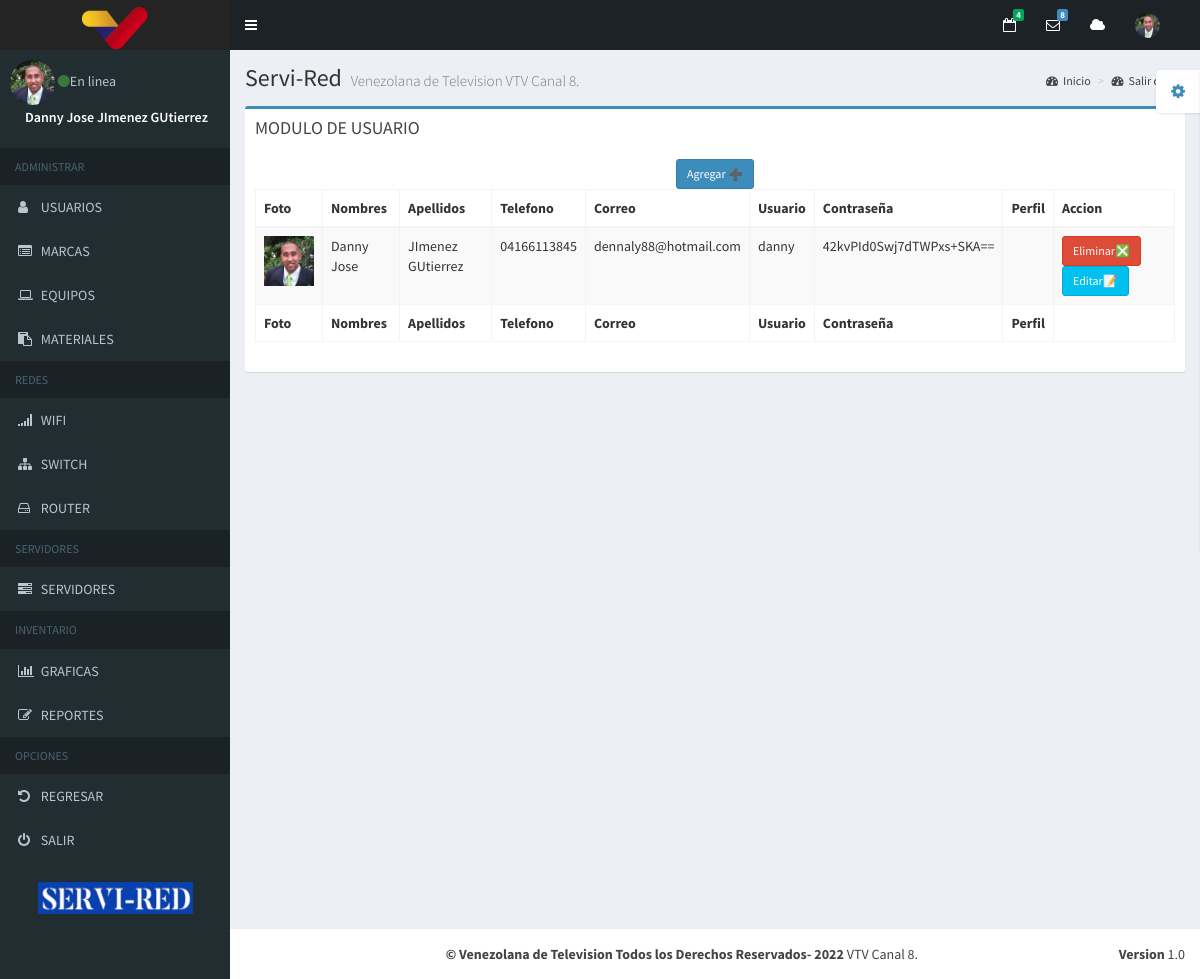
Page /administrador/usuario-general.php (signed in) on the committed database.
### tables this page shows
CREATE TABLE `usuarios` (
  `id` int NOT NULL,
  `nombres` varchar(80) NOT NULL,
  `apellidos` varchar(80) NOT NULL,
  `telefono` varchar(80) NOT NULL,
  `corre` varchar(80) NOT NULL,
  `usuario` varchar(80) NOT NULL,
  `contraseña` varchar(200) NOT NULL,
  `imagen` varchar(80) NOT NULL,
  `id_rol` int NOT NULL
);

### administrador/principal-general.php (the view, shortened to what this page needs)
<?php
    include "sql/conexion.php";
?>
        <section class="content">
        <div class="box box-primary">
        <div class="box-header">
                  <h3 class="box-title">MODULO DE USUARIO</h3>
                </div>
                <div class="box-body">
                <center><button type="button" class="btn btn-primary btn-sm text-white" data-toggle="modal" data-target="#modalcrear">Agregar
  &#x2795;
</button>
                  <table id="example2" class="table table-bordered table-striped">
                    <thead>
                      <tr>
                        <th>Foto</th>
                        <th>Nombres</th>
                        <th>Apellidos</th>
                        <th>Telefono</th>
                        <th>Correo</th>
                        <th>Usuario</th>
                        <th>Contraseña</th>
                        <th>Perfil</th>
                        <th>Accion</th>
                      </tr>
                    </thead>
                    <tbody>
                    <?php
     $sql="SELECT * from usuarios";
     $result=mysqli_query($conexion,$sql);
     while($mostrar=mysqli_fetch_array($result)){
                ?>
            <tbody>
                <tr>
</head>
<body>
  <td><?php echo  ' <img src="'.$mostrar['imagen'].'" class="pequeña" alt="User Image">'  ?></td>
  <td><?php echo $mostrar['nombres'] ?></td>
  <td><?php echo $mostrar['apellidos'] ?></td>
  <td><?php echo $mostrar['telefono'] ?></td>
  <td><?php echo $mostrar['corre'] ?></td>
  <td><?php echo $mostrar['usuario'] ?></td>
  <td><?php echo $mostrar['contraseña'] ?></td>
  <td><?php echo $mostrar['perfil'] ?></td>
                    <td>
<button type= 'button' class= 'btn btn-danger btn-sm' onclick="CanContinue ()" title="Eliminar">Eliminar&#x274e;</button>
                    <a href="principal-editar-materiales.php?id=<?php echo $mostrar['id'];?> " >
                     <button type= 'button' class= 'btn btn-info btn-sm'  title="Editar" data-target="#danny"> Editar&#x1f4dd; </button>
                </td>
                </tr>
            </tbody>
            <?php
}
?>
                    </tbody>
                    <tfoot>
                      <tr>
                      <th>Foto</th>
                        <th>Nombres</th>
                        <th>Apellidos</th>
                        <th>Telefono</th>
                        <th>Correo</th>
                        <th>Usuario</th>
                        <th>Contraseña</th>
                        <th>Perfil</th>
                      </tr>
                    </tfoot>
                  </table>
                </div>
              </div>
            </div>
  </body>
</html>

### administrador/usuario-general.php (shortened to what this page needs)
<!DOCTYPE html>
<html>
  <head>
  </head>
  <body class="skin-blue">
        <?php require ("librerias.php");?>
        <?php include ('paginas/menu-horizontal.php');  ?>
        <?php include ('paginas/menu-vertical.php');  ?>
 <div class="content-wrapper">
            <?php include ('paginas/cuerpo-principal.php');  ?>
            <?php include ('principal-general.php');  ?>
            <?php include ('paginas/footer.php');  ?>
  </body>
</html>

### administrador/librerias.php (shortened to what this page needs)
<!DOCTYPE html>
<html>
  <head>
    <link href="bootstrap/css/bootstrap.min.css" rel="stylesheet" type="text/css" />
    <link href="https://maxcdn.bootstrapcdn.com/font-awesome/4.3.0/css/font-awesome.min.css" rel="stylesheet" type="text/css" />
    <link href="http://code.ionicframework.com/ionicons/2.0.0/css/ionicons.min.css" rel="stylesheet" type="text/css" />
    <link href="dist/css/AdminLTE.min.css" rel="stylesheet" type="text/css" />
    <link href="dist/css/skins/_all-skins.min.css" rel="stylesheet" type="text/css" />
    <link href="plugins/iCheck/flat/blue.css" rel="stylesheet" type="text/css" />
    <link href="plugins/morris/morris.css" rel="stylesheet" type="text/css" />
    <link href="plugins/jvectormap/jquery-jvectormap-1.2.2.css" rel="stylesheet" type="text/css" />
    <link href="plugins/datepicker/datepicker3.css" rel="stylesheet" type="text/css" />
    <link href="plugins/daterangepicker/daterangepicker-bs3.css" rel="stylesheet" type="text/css" />
    <link href="plugins/bootstrap-wysihtml5/bootstrap3-wysihtml5.min.css" rel="stylesheet" type="text/css" />
    <link href="plugins/datatables/dataTables.bootstrap.css" rel="stylesheet" type="text/css" />
  </head>
  <body class="skin-blue">
  </body>
</html>

### administrador/paginas/menu-horizontal.php (shortened to what this page needs)
<header class="main-header">
  <a href="#" class="logo"><b><img src="dist/img/logo-VTV.png" alt="logo"></b></a>
  <nav class="navbar navbar-static-top" role="navigation">
    <a href="#" class="sidebar-toggle" data-toggle="offcanvas" role="button">
    </a>
    <div class="navbar-custom-menu">
      <ul class="nav navbar-nav">
        <li class="dropdown messages-menu">
                <a href="#" class="dropdown-toggle" data-toggle="dropdown">
                <i class="fa fa-calendar-o"></i>
                  <span class="label label-success">4</span>
                </a>
        </li>
        <li class="dropdown notifications-menu">
                <a href="https://vtvcorreo.vtv.gob.ve" target="_blank"><i class="fa fa-envelope-o ">
                </i>  <span class="label label-primary">8</span></a>
        </li>
        <li class="dropdown notifications-menu">
                <a href="https://vtvtransfer.ddns.net/index.php/login" target="_blank"><i class="fa fa-cloud "></i></a>
        </li>
          <li class="dropdown user user-menu">
                              <a href="#" class="dropdown-toggle" data-toggle="dropdown">
                                    <?php echo ' <img src="'.$_SESSION['imagen'].'" class="user-image" alt="User Image">'  ?>
                              </a>
              </li>
      </ul>
    </div>
  </nav>
</header>

### administrador/paginas/menu-vertical.php (shortened to what this page needs)
<aside class="main-sidebar">
<section class="sidebar">
  <div class="user-panel">
    <div class="pull-left image">
    <?php echo ' <img src="'.$_SESSION['imagen'].'" class="img-circle" alt="User Image">'  ?>   <a href="#"><i class="fa fa-circle text-success"></i>En linea</a>
    </div>
    <div class="pull-left info">
      <p>
      <span class="hidden-xs"><?php echo  "    " . $_SESSION['nombres']; ?><?php echo  "    " . $_SESSION['apellidos']; ?>
    </div>
  </div>
  <ul class="sidebar-menu">
     <li class="header">ADMINISTRAR</li>
                <li class="treeview">
                      <a href="usuario.php">
                        <i class="fa fa-user"></i> <span>USUARIOS</span>
                      </a>
                  </li>
                <li class="treeview">
                      <a href="#">
                        <i class="fa fa-list-alt"></i>
                        <span>MARCAS</span>
                      </a>
                  </li>
                  <li>
                          <a href="pages/widgets.html">
                            <i class="fa fa-laptop"></i> <span>EQUIPOS</span>
                          </a>
                  </li>
                  <li class="treeview">
                        <a href="#">
                          <i class="fa fa-clipboard"></i>
                          <span>MATERIALES</span>
                        </a>
                  </li>
  </ul>
  <ul class="sidebar-menu">
          <li class="header">REDES</li>
                <li class="treeview">
                      <a href="#">
                        <i class="fa fa-signal"></i> <span>WIFI</span>
                      </a>
                </li>
                <li class="treeview">
                      <a href="#">
                        <i class="fa fa-sitemap"></i>
                        <span>SWITCH</span>
                      </a>
                </li>
          <li>
                  <a href="pages/widgets.html">
                    <i class="fa fa-hdd-o"></i> <span>ROUTER</span>
                  </a>
          </li>
  </ul>
  <ul class="sidebar-menu">
          <li class="header">SERVIDORES</li>
                <li class=" treeview">
                      <a href="#">
                        <i class="fa fa-tasks"></i> <span>SERVIDORES</span>
                      </a>
                </li>
  </ul>
  <ul class="sidebar-menu">
          <li class="header">INVENTARIO</li>
                <li class="treeview">
                      <a href="#">
                        <i class="fa fa-bar-chart-o"></i>
                        <span>GRAFICAS</span>
                      </a>
                </li>
          <li>
                  <a href="pages/widgets.html">
                    <i class="fa fa-pencil-square-o"></i> <span>REPORTES</span>
                  </a>
          </li>
  </ul>
  <ul class="sidebar-menu">
          <li class="header">OPCIONES</li>
          <li>
          <a href="../cuerpo/index.php">
                    <i class="fa fa-rotate-left "></i> <span>REGRESAR</span>
                  </a>
          </li>
          <li>
          <a href="../login/index.php">
                    <i class="fa fa-power-off"></i> <span>SALIR</span>
                  </a>
          </li>
  </ul>
  <br><CENTER><a href="#" class="logo"><b><img src="dist/img/logo.png" alt="logo"></b></a>
</section>
</aside>

### administrador/paginas/cuerpo-principal.php (shortened to what this page needs)
<section class="content-header">
<h1>
  Servi-Red
  <small>Venezolana de Television  VTV Canal 8.</small>
</h1>
<ol class="breadcrumb">
  <li><a href="#"><i class="fa fa-dashboard"></i>Inicio</a></li>
  <li><a href="#"><i class="fa fa-dashboard"></i>Salir</a></li>
</ol>
</section>

### administrador/paginas/footer.php
<footer class="main-footer">
        <div class="pull-right hidden-xs">
          <b>Version</b> 1.0
        </div>
       <center> <strong>© Venezolana de Television Todos los Derechos Reservados- 2022</strong> VTV Canal 8.
</footer>

### administrador/principal-general.php (style rules this page uses)
img.pequeña { width: 50px; height: 50px; }

### rows in the picture
usuarios: imagen (picture), nombres "Danny Jose", apellidos "JImenez GUtierrez", telefono "04166113845", corre "dennaly88@hotmail.com", usuario "danny", contraseña "42kvPId0Swj7dTWPxs+SKA=="

### other values in the picture
$_SESSION['nombres'] "Danny Jose"
$_SESSION['apellidos'] "JImenez GUtierrez"
